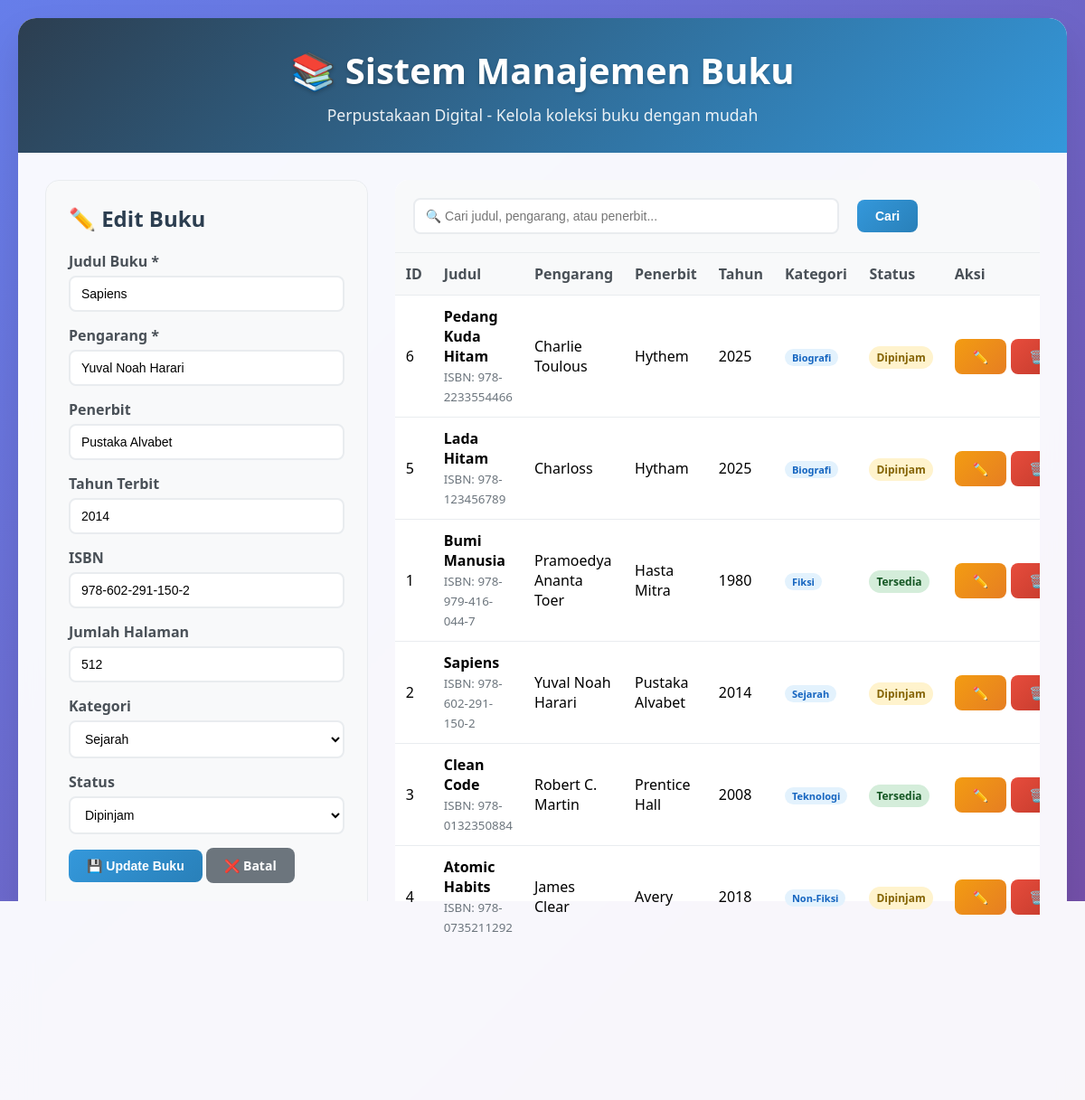
/?edit=2, run on the app's committed database.
### tables this page shows
CREATE TABLE `buku` (
  `id` int(11) NOT NULL,
  `judul` varchar(255) NOT NULL,
  `pengarang` varchar(255) NOT NULL,
  `penerbit` varchar(255) DEFAULT NULL,
  `tahun_terbit` year(4) DEFAULT NULL,
  `isbn` varchar(20) DEFAULT NULL,
  `jumlah_halaman` int(11) DEFAULT NULL,
  `kategori` enum('Fiksi','Non-Fiksi','Sains','Teknologi','Sejarah','Biografi','Pendidikan') DEFAULT 'Fiksi',
  `status` enum('Tersedia','Dipinjam','Rusak') DEFAULT 'Tersedia',
  `tanggal_masuk` timestamp NOT NULL DEFAULT current_timestamp(),
  `tanggal_update` timestamp NOT NULL DEFAULT current_timestamp() ON UPDATE current_timestamp()
);

### config.php (called while the page is built, shortened)
<?php
class Database {
    private $host = "localhost";
    private $username = "root";
    private $password = "";
    private $database = "perpustakaan";
    private $connection;
    public function __construct() {
        try {
            $this->connection = new PDO(
                "mysql:host={$this->host};dbname={$this->database};charset=utf8",
                $this->username,
                $this->password,
                [
                    PDO::ATTR_ERRMODE => PDO::ERRMODE_EXCEPTION,
                    PDO::ATTR_DEFAULT_FETCH_MODE => PDO::FETCH_ASSOC
                ]
            );
        } catch(PDOException $e) {
            die("Koneksi database gagal: " . $e->getMessage());
        }
    }
    public function getConnection() {
        return $this->connection;
    }
}
class BukuManager {
    private $db;
    public function __construct() {
        $database = new Database();
        $this->db = $database->getConnection();
    }
    public function readAll() {
        $sql = "SELECT * FROM buku ORDER BY tanggal_masuk DESC";
        $stmt = $this->db->prepare($sql);
        $stmt->execute();
        return $stmt->fetchAll();
    }
    public function readById($id) {
        $sql = "SELECT * FROM buku WHERE id = :id";
        $stmt = $this->db->prepare($sql);
        $stmt->execute([':id' => $id]);
        return $stmt->fetch();
    }
}
?>
<?php
$bukuManager = new BukuManager();
$search = $_GET['search'] ?? '';
if ($search) {
    $books = $bukuManager->search($search);
} else {
    $books = $bukuManager->readAll();
}
?>

### index.php (the view, shortened to what this page needs)
<?php
require_once 'config.php';
$bukuManager = new BukuManager();
$search = $_GET['search'] ?? '';
if ($search) {
    $books = $bukuManager->search($search);
} else {
    $books = $bukuManager->readAll();
}
$editBook = null;
if (isset($_GET['edit'])) {
    $editBook = $bukuManager->readById($_GET['edit']);
}
?>
<!DOCTYPE html>
<html lang="id">
<head>
    <link rel="stylesheet" href="styles.css">
</head>
<body>
    <div class="container">
        <div class="header">
            <h1>📚 Sistem Manajemen Buku</h1>
            <p>Perpustakaan Digital - Kelola koleksi buku dengan mudah</p>
        </div>
        <div class="main-content">
            <div class="form-section">
                <h2><?= $editBook ? '✏️ Edit Buku' : '➕ Tambah Buku Baru' ?></h2>
                <form method="POST" action="">
                    <div class="form-group">
                        <label for="judul">Judul Buku *</label>
                        <input type="text" id="judul" name="judul" required
                               value="<?= $editBook ? htmlspecialchars($editBook['judul']) : '' ?>"
                               placeholder="Masukkan judul buku">
                    </div>
                    <div class="form-group">
                        <label for="pengarang">Pengarang *</label>
                        <input type="text" id="pengarang" name="pengarang" required
                               value="<?= $editBook ? htmlspecialchars($editBook['pengarang']) : '' ?>"
                               placeholder="Nama pengarang">
                    </div>
                    <div class="form-group">
                        <label for="penerbit">Penerbit</label>
                        <input type="text" id="penerbit" name="penerbit"
                               value="<?= $editBook ? htmlspecialchars($editBook['penerbit']) : '' ?>"
                               placeholder="Nama penerbit">
                    </div>
                    <div class="form-group">
                        <label for="tahun_terbit">Tahun Terbit</label>
                        <input type="number" id="tahun_terbit" name="tahun_terbit"
                               min="1800" max="<?= date('Y') ?>"
                               value="<?= $editBook ? $editBook['tahun_terbit'] : '' ?>"
                               placeholder="<?= date('Y') ?>">
                    </div>
                    <div class="form-group">
                        <label for="isbn">ISBN</label>
                        <input type="text" id="isbn" name="isbn"
                               value="<?= $editBook ? htmlspecialchars($editBook['isbn']) : '' ?>"
                               placeholder="978-xxx-xxx-xxx-x">
                    </div>
                    <div class="form-group">
                        <label for="jumlah_halaman">Jumlah Halaman</label>
                        <input type="number" id="jumlah_halaman" name="jumlah_halaman"
                               min="1"
                               value="<?= $editBook ? $editBook['jumlah_halaman'] : '' ?>"
                               placeholder="Contoh: 250">
                    </div>
                    <div class="form-group">
                        <label for="kategori">Kategori</label>
                        <select id="kategori" name="kategori">
                            <option value="Sejarah" <?= ($editBook && $editBook['kategori'] == 'Sejarah') ? 'selected' : '' ?>>Sejarah</option>
                        </select>
                    </div>
                    <div class="form-group">
                        <label for="status">Status</label>
                        <select id="status" name="status">
                            <option value="Dipinjam" <?= ($editBook && $editBook['status'] == 'Dipinjam') ? 'selected' : '' ?>>Dipinjam</option>
                        </select>
                    </div>
                    <button type="submit" class="btn btn-primary">
                        <?= $editBook ? '💾 Update Buku' : '➕ Tambah Buku' ?>
                    </button>
                    <?php if ($editBook): ?>
                        <a href="index.php" class="btn btn-secondary">❌ Batal</a>
                    <?php endif; ?>
                </form>
            </div>
            <div class="data-section">
                <div class="search-bar">
                    <form method="GET" action="" style="display: flex; gap: 10px; align-items: center;">
                        <input type="text" name="search" placeholder="🔍 Cari judul, pengarang, atau penerbit..."
                               value="<?= htmlspecialchars($search) ?>">
                        <button type="submit" class="btn btn-primary">Cari</button>
                    </form>
                </div>
                <div class="table-container">
                    <table>
                        <thead>
                            <tr>
                                <th>ID</th>
                                <th>Judul</th>
                                <th>Pengarang</th>
                                <th>Penerbit</th>
                                <th>Tahun</th>
                                <th>Kategori</th>
                                <th>Status</th>
                                <th>Aksi</th>
                            </tr>
                        </thead>
                        <tbody>
                            <?php if (empty($books)): ?>
                                <tr>
                                    <td colspan="8" style="text-align: center; padding: 40px; color: #6c757d;">
                                        <?= $search ? "Tidak ada buku yang ditemukan untuk pencarian '{$search}'" : "Belum ada data buku" ?>
                                    </td>
                                </tr>
                            <?php else: ?>
                                <?php foreach ($books as $book): ?>
                                    <tr>
                                        <td><?= $book['id'] ?></td>
                                        <td>
                                            <strong><?= htmlspecialchars($book['judul']) ?></strong>
                                            <?php if ($book['isbn']): ?>
                                                <br><small style="color: #6c757d;">ISBN: <?= htmlspecialchars($book['isbn']) ?></small>
                                            <?php endif; ?>
                                        </td>
                                        <td><?= htmlspecialchars($book['pengarang']) ?></td>
                                        <td><?= htmlspecialchars($book['penerbit']) ?></td>
                                        <td><?= $book['tahun_terbit'] ?></td>
                                        <td>
                                            <span class="kategori"><?= $book['kategori'] ?></span>
                                        </td>
                                        <td>
                                            <span class="status <?= strtolower($book['status']) ?>">
                                                <?= $book['status'] ?>
                                            </span>
                                        </td>
                                        <td>
                                            <div class="actions">
                                                <a href="?edit=<?= $book['id'] ?>" class="btn btn-warning">✏️</a>
                                                <a href="?delete=<?= $book['id'] ?>" class="btn btn-danger"
                                                   onclick="return confirm('Yakin ingin menghapus buku ini?')">🗑️</a>
                                            </div>
                                        </td>
                                    </tr>
                                <?php endforeach; ?>
                            <?php endif; ?>
                        </tbody>
                    </table>
                </div>
            </div>
        </div>
        <div style="padding: 0 30px 30px;">
            <div class="stats">
                <?php
                $totalBooks = count($bukuManager->readAll());
                $tersedia = count(array_filter($bukuManager->readAll(), fn($b) => $b['status'] == 'Tersedia'));
                $dipinjam = count(array_filter($bukuManager->readAll(), fn($b) => $b['status'] == 'Dipinjam'));
                $rusak = count(array_filter($bukuManager->readAll(), fn($b) => $b['status'] == 'Rusak'));
                ?>
                <div class="stat-card">
                    <div class="stat-number"><?= $totalBooks ?></div>
                    <div class="stat-label">Total Buku</div>
                </div>
                <div class="stat-card">
                    <div class="stat-number" style="color: #27ae60;"><?= $tersedia ?></div>
                    <div class="stat-label">Tersedia</div>
                </div>
                <div class="stat-card">
                    <div class="stat-number" style="color: #f39c12;"><?= $dipinjam ?></div>
                    <div class="stat-label">Dipinjam</div>
                </div>
                <div class="stat-card">
                    <div class="stat-number" style="color: #e74c3c;"><?= $rusak ?></div>
                    <div class="stat-label">Rusak</div>
                </div>
            </div>
        </div>
    </div>
</body>
</html>

### styles.css (style rules this page uses)
* { margin: 0; padding: 0; box-sizing: border-box; }
body { font-family: 'Segoe UI', Tahoma, Geneva, Verdana, sans-serif; background: linear-gradient(135deg, #667eea 0%, #764ba2 100%); min-height: 100vh; padding: 20px; }
.container { max-width: 1200px; margin: 0 auto; background: rgba(255, 255, 255, 0.95); backdrop-filter: blur(10px); border-radius: 20px; box-shadow: 0 20px 40px rgba(0, 0, 0, 0.1); overflow: hidden; }
.header { background: linear-gradient(135deg, #2c3e50, #3498db); color: white; padding: 30px; text-align: center; }
.header h1 { font-size: 2.5rem; margin-bottom: 10px; text-shadow: 0 2px 4px rgba(0, 0, 0, 0.2); }
.header p { opacity: 0.9; font-size: 1.1rem; }
.main-content { display: grid; grid-template-columns: 1fr 2fr; gap: 30px; padding: 30px; }
.form-section { background: #f8f9fa; padding: 25px; border-radius: 15px; border: 1px solid #e9ecef; }
.form-section h2 { color: #2c3e50; margin-bottom: 20px; font-size: 1.5rem; }
.form-group { margin-bottom: 15px; }
label { display: block; margin-bottom: 5px; font-weight: 600; color: #495057; }
input, select, textarea { width: 100%; padding: 10px 12px; border: 2px solid #e9ecef; border-radius: 8px; font-size: 14px; transition: all 0.3s ease; background: white; }
.btn { padding: 10px 20px; border: none; border-radius: 8px; font-size: 14px; font-weight: 600; cursor: pointer; transition: all 0.3s ease; text-decoration: none; display: inline-block; }
.btn-primary { background: linear-gradient(135deg, #3498db, #2980b9); color: white; }
.btn-warning { background: linear-gradient(135deg, #f39c12, #e67e22); color: white; }
.btn-danger { background: linear-gradient(135deg, #e74c3c, #c0392b); color: white; }
.btn-secondary { background: #6c757d; color: white; }
.data-section { background: white; border-radius: 15px; overflow: hidden; }
.search-bar { padding: 20px; background: #f8f9fa; border-bottom: 1px solid #e9ecef; }
.search-bar input { width: 70%; margin-right: 10px; }
.table-container { overflow-x: auto; }
table { width: 100%; border-collapse: collapse; }
th, td { padding: 12px; text-align: left; border-bottom: 1px solid #e9ecef; }
th { background: #f8f9fa; font-weight: 600; color: #495057; position: sticky; top: 0; }
.status { padding: 4px 8px; border-radius: 20px; font-size: 12px; font-weight: 600; }
.status.tersedia { background: #d4edda; color: #155724; }
.status.dipinjam { background: #fff3cd; color: #856404; }
.kategori { padding: 2px 8px; border-radius: 15px; font-size: 11px; font-weight: 600; background: #e3f2fd; color: #1565c0; }
.actions { display: flex; gap: 5px; }
.stats { display: grid; grid-template-columns: repeat(auto-fit, minmax(200px, 1fr)); gap: 20px; margin-bottom: 30px; }
.stat-card { background: white; padding: 20px; border-radius: 10px; text-align: center; box-shadow: 0 2px 10px rgba(0, 0, 0, 0.05); }
.stat-number { font-size: 2rem; font-weight: 700; color: #3498db; }
.stat-label { color: #6c757d; margin-top: 5px; }

### data on the page
buku: judul "Sapiens", pengarang "Yuval Noah Harari", penerbit "Pustaka Alvabet", tahun_terbit "2014", isbn "978-602-291-150-2", jumlah_halaman "512", kategori "Sejarah", status "Dipinjam", id "2"
buku: id "6", judul "Pedang Kuda Hitam", isbn "978-2233554466", pengarang "Charlie Toulous", penerbit "Hythem", tahun_terbit "2025", kategori "Biografi", status "Dipinjam"
buku: id "5", judul "Lada Hitam", isbn "978-123456789", pengarang "Charloss", penerbit "Hytham", tahun_terbit "2025", kategori "Biografi", status "Dipinjam"
buku: id "1", judul "Bumi Manusia", isbn "978-979-416-044-7", pengarang "Pramoedya Ananta Toer", penerbit "Hasta Mitra", tahun_terbit "1980", kategori "Fiksi", status "Tersedia"
buku: id "3", judul "Clean Code", isbn "978-0132350884", pengarang "Robert C. Martin", penerbit "Prentice Hall", tahun_terbit "2008", kategori "Teknologi", status "Tersedia"
buku: id "4", judul "Atomic Habits", isbn "978-0735211292", pengarang "James Clear", penerbit "Avery", tahun_terbit "2018", kategori "Non-Fiksi", status "Dipinjam"
